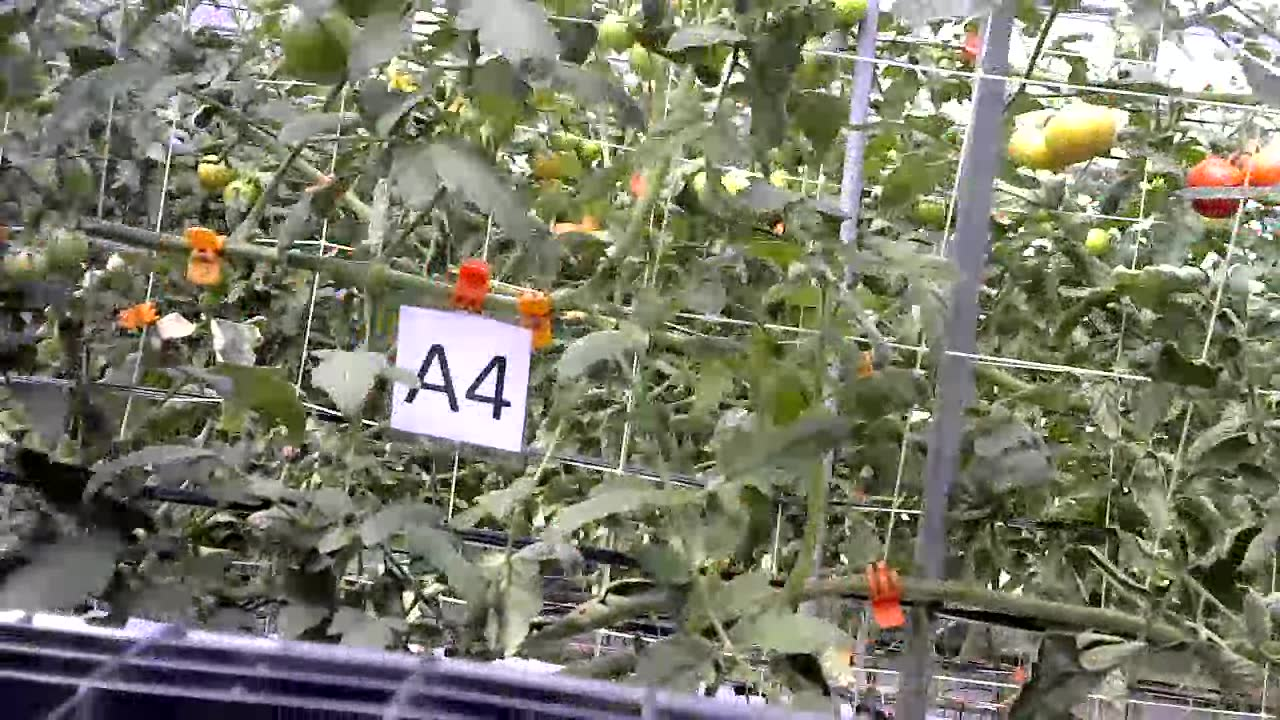
#> input picture school_project/vision/a4.jpg, 1280 x 720 px
$ python vision_multi.py
#> lines starting #> are read from the running program, lines starting #| are printed output that depends on the picture; after the words box and inside, x2 and y2 are one past the last pixel; in counts of white or black regions, pixels touching at a corner belong together
#> further down, img is the input picture: shape (720, 1280, 3); mean B, G, R 104.3, 122.7, 122
import cv2
import numpy as np
from PIL import Image
import os.path
from skimage import io,data
import pytesseract

def stretch(img):
    '''
    图像拉伸函数
    '''
    maxi=float(img.max())
    mini=float(img.min())

    for i in range(img.shape[0]):
        for j in range(img.shape[1]):
            img[i,j]=(255/(maxi-mini)*img[i,j]-(255*mini)/(maxi-mini))

    return img

def dobinaryzation(img):
    '''
    二值化处理函数
    '''
    maxi=float(img.max())
    mini=float(img.min())

    x=maxi-((maxi-mini)/2)
    #二值化,返回阈值ret  和  二值化操作后的图像thresh
    ret,thresh=cv2.threshold(img,x,255,cv2.THRESH_BINARY)
    #返回二值化后的黑白图像
    return thresh

# [11 lines left out: function find_rectangle, not called in this run]

def locate_license(img,afterimg):
    '''
    定位车牌号
    '''
    contours,hierarchy=cv2.findContours(img,cv2.RETR_EXTERNAL,cv2.CHAIN_APPROX_SIMPLE)

    #找出最大的三个区域
    block=[]
    for c in contours:
        #找出轮廓的左上点和右下点，由此计算它的面积和长度比
        r=find_rectangle(c)
        a=(r[2]-r[0])*(r[3]-r[1])   #面积
        s=(r[2]-r[0])/(r[3]-r[1])   #长度比

        block.append([r,a,s])
    #选出面积最大的3个区域
    block=sorted(block,key=lambda b: b[1])[-3:]

    #使用颜色识别判断找出最像车牌的区域
    w2_list=[]
    maxweight,maxindex=0,-1
    for i in range(len(block)):
        b=afterimg[block[i][0][1]:block[i][0][3],block[i][0][0]:block[i][0][2]]
        #BGR转HSV
        hsv=cv2.cvtColor(b,cv2.COLOR_BGR2HSV)
        #黑字的范围
        lower=np.array([0,0,0])
        upper=np.array([180, 255, 100])
        #根据阈值构建掩膜
        mask=cv2.inRange(hsv,lower,upper)
        #统计权值
        w1=0
        for m in mask:
            w1+=m/255

        w2=0
        for n in w1:
            w2+=n

        print(block[i][2])
        #选出最大权值的区域
        if w2>maxweight:
            maxindex=i
            maxweight=w2
        #長寬比接近1:1
        if w2>0 and 0.5<block[i][2] and block[i][2]<2:
            w2_list.append(block[i][0])

    if len(w2_list):
        return w2_list
    else:
        w2_list.append(block[maxindex][0])
        return w2_list
    #return block[maxindex][0]

def find_license(img):
    '''
    预处理函数
    '''
    m=400*img.shape[0]/img.shape[1]
#> m = 225

    #压缩图像
    img=cv2.resize(img,(400,int(m)),interpolation=cv2.INTER_CUBIC)
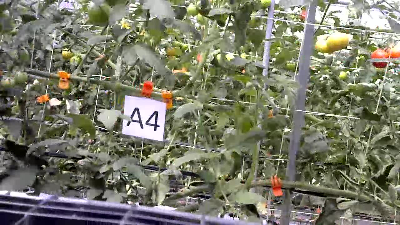
#> img: shape (225, 400, 3); mean of channels 0, 1, 2 104.3, 122.7, 122; drawn as B, G, R

    #BGR转换为灰度图像
    gray_img=cv2.cvtColor(img,cv2.COLOR_BGR2GRAY)
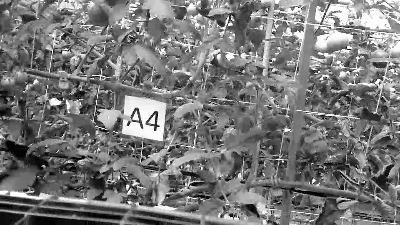
#> gray_img: shape (225, 400); min 0, max 255, mean 120.4

    #灰度拉伸
    stretchedimg=stretch(gray_img)
#> in stretch, `maxi=float(img.max())`: maxi = 255
#> in stretch, `mini=float(img.min())`: mini = 0

    '''进行开运算，用来去除噪声'''
    r=16
    h=w=r*2+1
    kernel=np.zeros((h,w),np.uint8)
    cv2.circle(kernel,(r,r),r,1,-1)
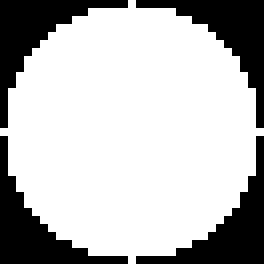
#> kernel: shape (33, 33) (shown 8 times larger); values 0 (black) and 1 (white), 73.2% white; 4 black regions, box (x1, y1, x2, y2) and area: (0, 0, 16, 16) 73, (17, 0, 33, 16) 73, (0, 17, 16, 33) 73, (17, 17, 33, 33) 73
    #开运算
    openingimg=cv2.morphologyEx(stretchedimg,cv2.MORPH_OPEN,kernel)
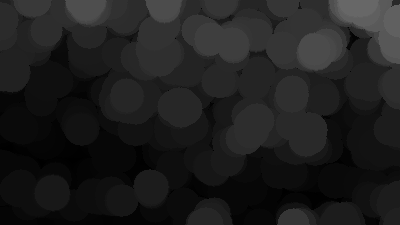
#> openingimg: shape (225, 400); min 0, max 103, mean 30.1
    #获取差分图，两幅图像做差  cv2.absdiff('图像1','图像2')
    strtimg=cv2.absdiff(stretchedimg,openingimg)
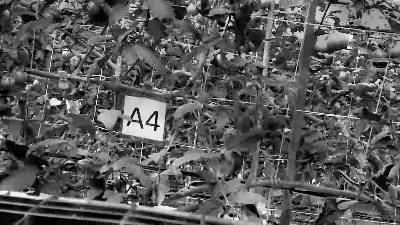
#> strtimg: shape (225, 400); min 0, max 253, mean 90.2

    #图像二值化
    binaryimg=dobinaryzation(strtimg)
#> in dobinaryzation, `maxi=float(img.max())`: maxi = 253
#> in dobinaryzation, `mini=float(img.min())`: mini = 0
#> in dobinaryzation, `x=maxi-((maxi-mini)/2)`: x = 126.5
#> in dobinaryzation, `ret,thresh=cv2.threshold(img,x,255,cv2.THRESH_BINARY)`:
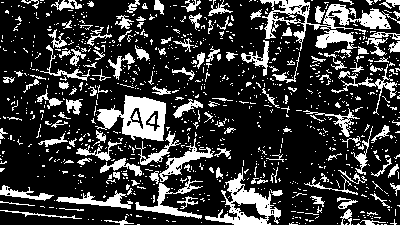
#> thresh: shape (225, 400); 22.3% white; 1016 white regions (877 under 20 px), largest, box (x1, y1, x2, y2) and area: (260, 0, 400, 51) 2180, (95, 95, 166, 141) 1709, (205, 167, 281, 225) 1425
#> in dobinaryzation, `ret,thresh=cv2.threshold(img,x,255,cv2.THRESH_BINARY)`: ret = 126
    #cv2.imshow('binaryimg',binaryimg)
    #侵蝕雜訊
    kernel=np.ones((5,5),np.uint8)
    binaryimg = cv2.erode(binaryimg,kernel,iterations=1)
#> binaryimg: shape (225, 400); 2.3% white; 76 white regions (61 under 20 px), largest, box (x1, y1, x2, y2) and area: (126, 98, 164, 124) 421, (124, 124, 162, 139) 250, (235, 192, 269, 214) 231
    #cv2.imshow('erode',binaryimg)
    #canny边缘检测
    canny=cv2.Canny(binaryimg,binaryimg.shape[0],binaryimg.shape[1])
#> canny: shape (225, 400); 1.4% white in thin lines or dots
    #cv2.imshow('canny',canny)

    '''消除小的区域，保留大块的区域，从而定位车牌'''
    #进行闭运算
    kernel=np.ones((8,8),np.uint8)
    closingimg=cv2.morphologyEx(canny,cv2.MORPH_CLOSE,kernel)
#> closingimg: shape (225, 400); 3.3% white; 57 white regions (32 under 20 px), largest, box (x1, y1, x2, y2) and area: (124, 98, 165, 140) 785, (236, 192, 280, 216) 325, (363, 11, 386, 28) 203
    #cv2.imshow('closingimg',closingimg)

    #进行开运算
    kernel=np.ones((10,10),np.uint8)
    openingimg=cv2.morphologyEx(closingimg,cv2.MORPH_OPEN,kernel)
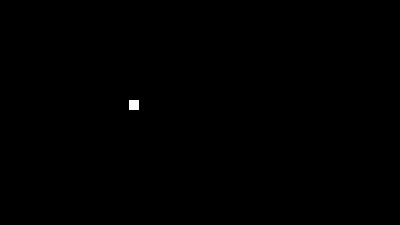
#> openingimg: shape (225, 400); 0.11% white; 1 white region, box (x1, y1, x2, y2) and area: (129, 100, 139, 110) 100
    #cv2.imshow('openingimg',openingimg)
    #再次进行开运算
    kernel=np.ones((11,5),np.uint8)
    openingimg=cv2.morphologyEx(openingimg,cv2.MORPH_OPEN,kernel)
#> openingimg: shape (225, 400); every value is 0
    #cv2.imshow('openingimg2',openingimg)

    #消除小区域，定位车牌位置
    rect=locate_license(openingimg,img)
#> in locate_license, `contours,hierarchy=cv2.findContours(img,cv2.RETR_EXTERNAL,cv2.CHAIN_AP..`: contours = []
#> after the loop in locate_license, `for i in range(len(block)):`: maxindex = -1; maxweight = 0; w2_list = []

    return rect,img

# [48 lines left out: functions cut_license, deal_license, find_end, not called in this run]

if __name__=='__main__':
    img=cv2.imread('a4.jpg',cv2.IMREAD_COLOR)
    #预处理图像
#> (the run stopped early here; a loop or call above may not have finished)
